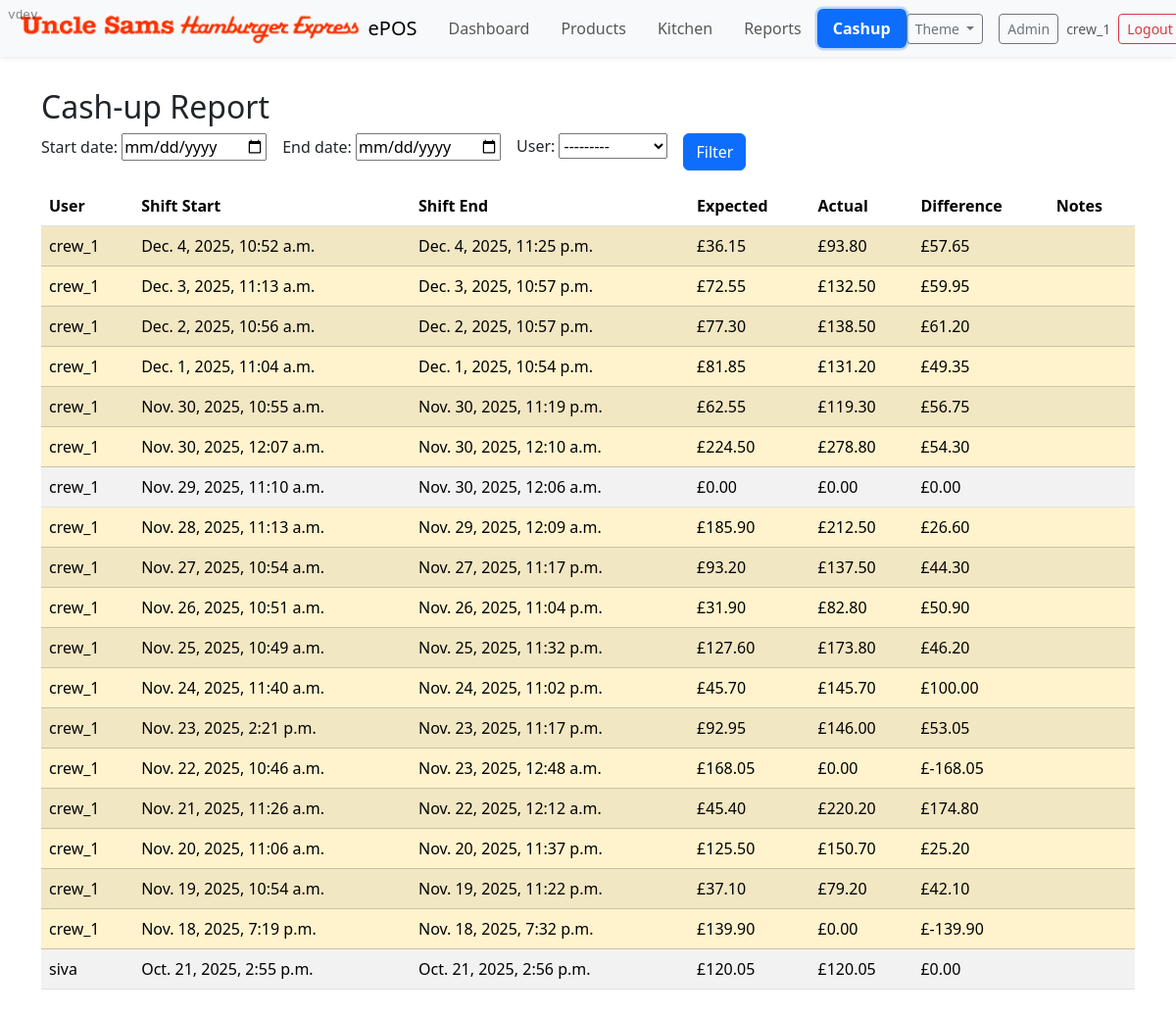
/cashup/report/ (signed in), run on an earlier commit of the app's database.
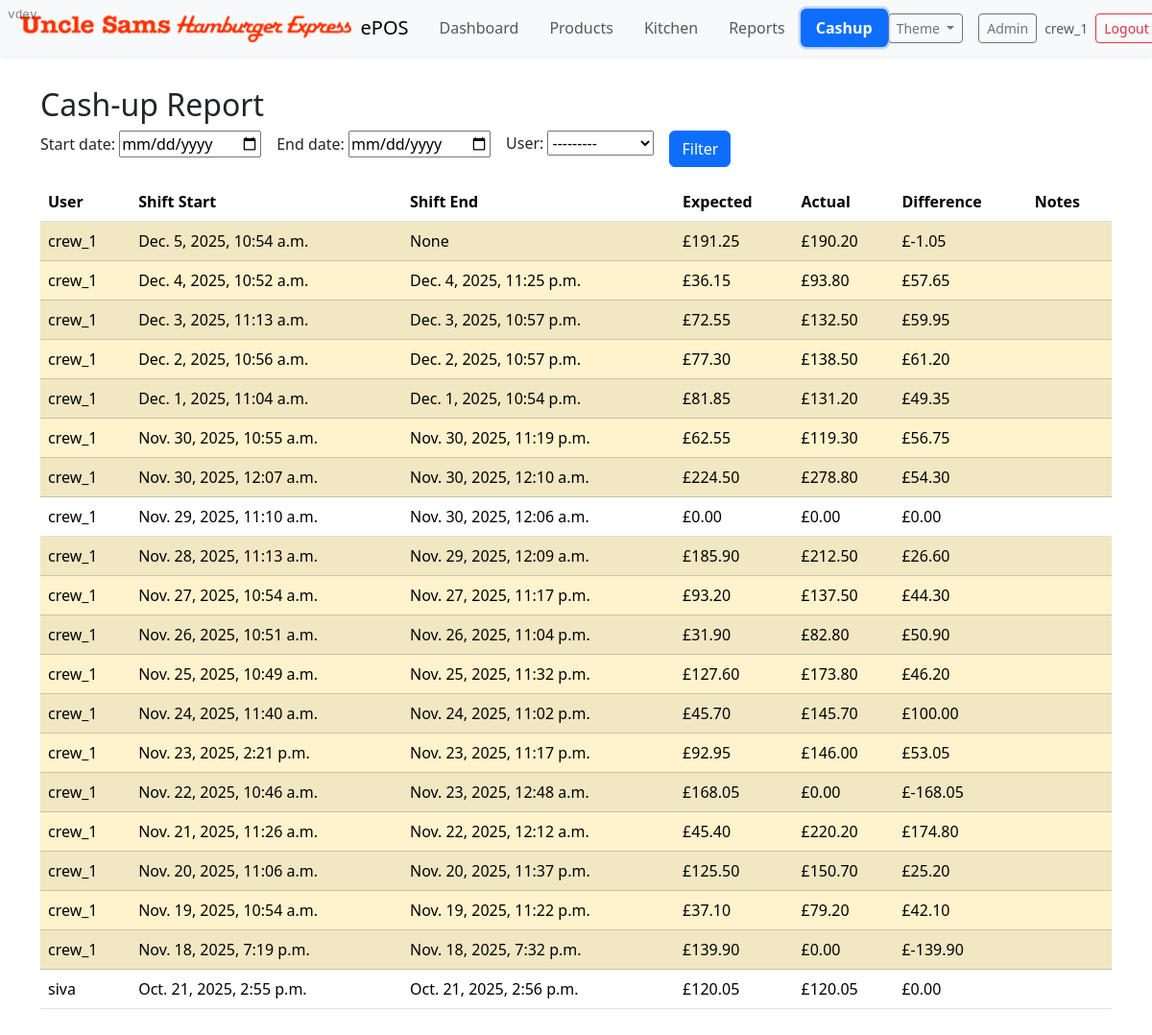
And on a later commit of the database.
### cashup/models.py (models this page shows, shortened)
class CashUp(models.Model):
    shift = models.OneToOneField(Shift, on_delete=models.CASCADE, related_name='cashup')
    expected_amount = models.DecimalField(max_digits=10, decimal_places=2, help_text="Expected cash amount based on transactions")
    actual_amount = models.DecimalField(max_digits=10, decimal_places=2, help_text="Actual cash amount counted at the end of the shift")
    difference = models.DecimalField(max_digits=10, decimal_places=2, help_text="Difference between expected and actual amounts")
    created_at = models.DateTimeField(default=timezone.now)
    notes = models.TextField(blank=True)
    class Meta:
        ordering = ['-created_at']

class Shift(models.Model):
    user = models.ForeignKey('auth.User', on_delete=models.CASCADE)
    start_time = models.DateTimeField(default=timezone.now)
    end_time = models.DateTimeField(null=True, blank=True)
    is_closed = models.BooleanField(default=False)
    class Meta:
        ordering = ['-start_time']

### cashup/views.py (the view, shortened to what this page needs)
# urls.py: path('report/', views.report, name='report'),
@login_required
def report(request):
    if request.user.groups.exists() and not _has_group(request.user, 'Manager'):
        messages.error(request, 'You do not have permission to view reports.')
        return redirect('cashup:index')
    form = ReportFilterForm(request.GET or None)
    qs = CashUp.objects.select_related('shift', 'shift__user').order_by('-created_at')
    rows = list(qs)
    return render(request, 'cashup/report.html', { 'form': form, 'rows': rows })

### cashup/forms.py
class ReportFilterForm(forms.Form):
    start_date = forms.DateField(required=False, widget=forms.DateInput(attrs={'type':'date'}))
    end_date = forms.DateField(required=False, widget=forms.DateInput(attrs={'type':'date'}))
    user = forms.ModelChoiceField(queryset=get_user_model().objects.all().order_by('username'), required=False)

### epos/context_processors.py (called while the page is built)
def app_version(request):
    return {
        'APP_VERSION': getattr(settings, 'APP_VERSION', 'dev')
    }

### cashup/templates/cashup/report.html (shortened to what this page needs)
{% extends 'manage_orders/index.html' %}
{% block content %}
<div class="container py-3">
  <h2>Cash-up Report</h2>
  <form method="get" class="row g-3 mb-3">
    <div class="col-auto">{{ form.start_date.label_tag }} {{ form.start_date }}</div>
    <div class="col-auto">{{ form.end_date.label_tag }} {{ form.end_date }}</div>
    <div class="col-auto">{{ form.user.label_tag }} {{ form.user }}</div>
    <div class="col-auto align-self-end"><button class="btn btn-primary">Filter</button></div>
  </form>
  <div class="table-responsive">
    <table class="table table-striped align-middle">
      <thead>
        <tr>
          <th>User</th>
          <th>Shift Start</th>
          <th>Shift End</th>
          <th>Expected</th>
          <th>Actual</th>
          <th>Difference</th>
          <th>Notes</th>
        </tr>
      </thead>
      <tbody>
        {% for r in rows %}
          <tr class="{% if r.difference and r.difference != 0 %}table-warning{% endif %}">
            <td>{{ r.shift.user.username }}</td>
            <td>{{ r.shift.start_time }}</td>
            <td>{{ r.shift.end_time }}</td>
            <td>£{{ r.expected_amount }}</td>
            <td>£{{ r.actual_amount }}</td>
            <td>£{{ r.difference }}</td>
            <td class="small">{{ r.notes }}</td>
          </tr>
        {% empty %}
          <tr><td colspan="7" class="text-muted">No results.</td></tr>
        {% endfor %}
      </tbody>
    </table>
  </div>
</div>
{% endblock %}

What changed in the data, as far as the page shows it:
added CashUp: shift.user.username "crew_1", shift.start_time "Dec. 5, 2025, 10:54 a.m.", shift.end_time "None", expected_amount "191.25", actual_amount "190.20", difference "-1.05"
